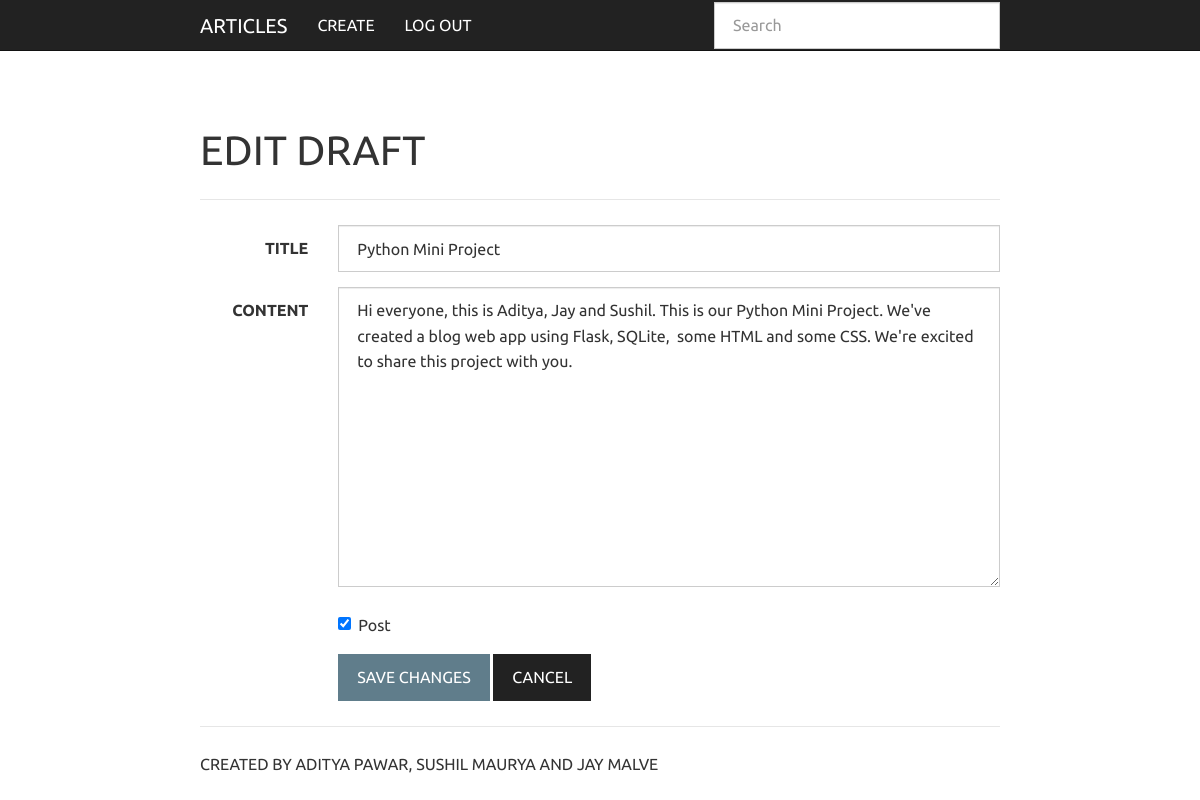
Page /python-mini-project/edit/ (signed in) on the committed database.
### app.py (models this page shows, shortened)
class Entry(flask_db.Model):
    title = CharField()
    slug = CharField(unique=True)
    content = TextField()
    published = BooleanField(index=True)
    timestamp = DateTimeField(default=datetime.datetime.now, index=True)

### app.py (the view)
@app.route('/<slug>/edit/', methods=['GET', 'POST'])
@login_required
def edit(slug):
    entry = get_object_or_404(Entry, Entry.slug == slug)
    return _create_or_edit(entry, 'edit.html')

### app.py (called while the page is built, shortened)
def login_required(fn):
    @functools.wraps(fn)
    def inner(*args, **kwargs):
        if session.get('logged_in'):
            return fn(*args, **kwargs)
        return redirect(url_for('login', next=request.path))
    return inner

def _create_or_edit(entry, template):
    return render_template(template, entry=entry)

### templates/edit.html (shortened to what this page needs)
{% extends "create.html" %}
{% block content_title %}EDIT DRAFT{% endblock %}
{% block form_action %}{{ url_for('edit', slug=entry.slug) }}{% endblock %}
{% block save_button %}SAVE CHANGES{% endblock %}

### templates/create.html (shortened to what this page needs)
{% extends "base.html" %}
{% block content %}
  <form action="{% block form_action %}{{ url_for('create') }}{% endblock %}" class="form-horizontal" method="post">
    <div class="form-group">
      <label for="title" class="col-sm-2 control-label">TITLE</label>
      <div class="col-sm-10">
        <input class="form-control" id="title" name="title" type="text" value="{{ entry.title }}">
      </div>
    </div>
    <div class="form-group">
      <label for="Content" class="col-sm-2 control-label">CONTENT</label>
      <div class="col-sm-10">
        <textarea class="form-control" id="content" name="content" style="height: 300px;">{{ entry.content }}</textarea>
      </div>
    </div>
    <div class="form-group">
      <div class="col-sm-offset-2 col-sm-10">
        <div class="checkbox">
          <label>
            <input name="published" type="checkbox" value="y"{% if entry.published %} checked="checked"{% endif %}> Post
          </label>
        </div>
      </div>
    </div>
    <div class="form-group">
      <div class="col-sm-offset-2 col-sm-10">
        <button class="btn btn-primary" type="submit">{% block save_button %}Create{% endblock %}</button>
        <a class="btn btn-default" href="{{ url_for('index') }}">CANCEL</a>
      </div>
    </div>
  </form>
{% endblock %}

### rows in the picture
Entry: title "Python Mini Project", content "Hi everyone, this is Aditya, Jay and Sushil. This is our Python Mini Project. We've created a blog web app using Flask, SQLite, some HTML and some CSS. We're excited to share this project with you.", published "☑"
